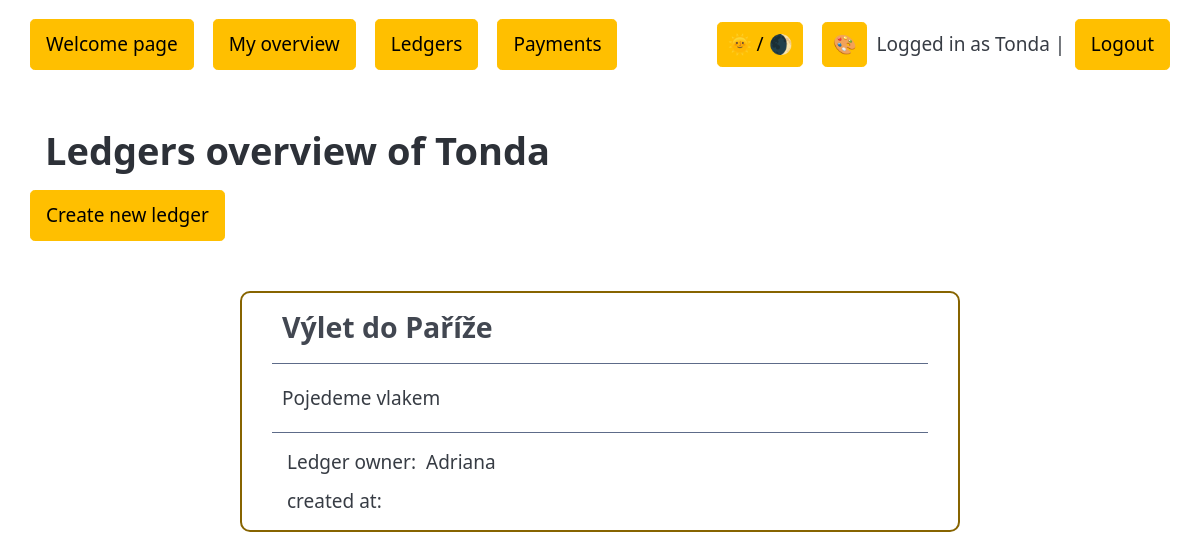
The page /list_of_ledgers/ (signed in) on the database as committed earlier.
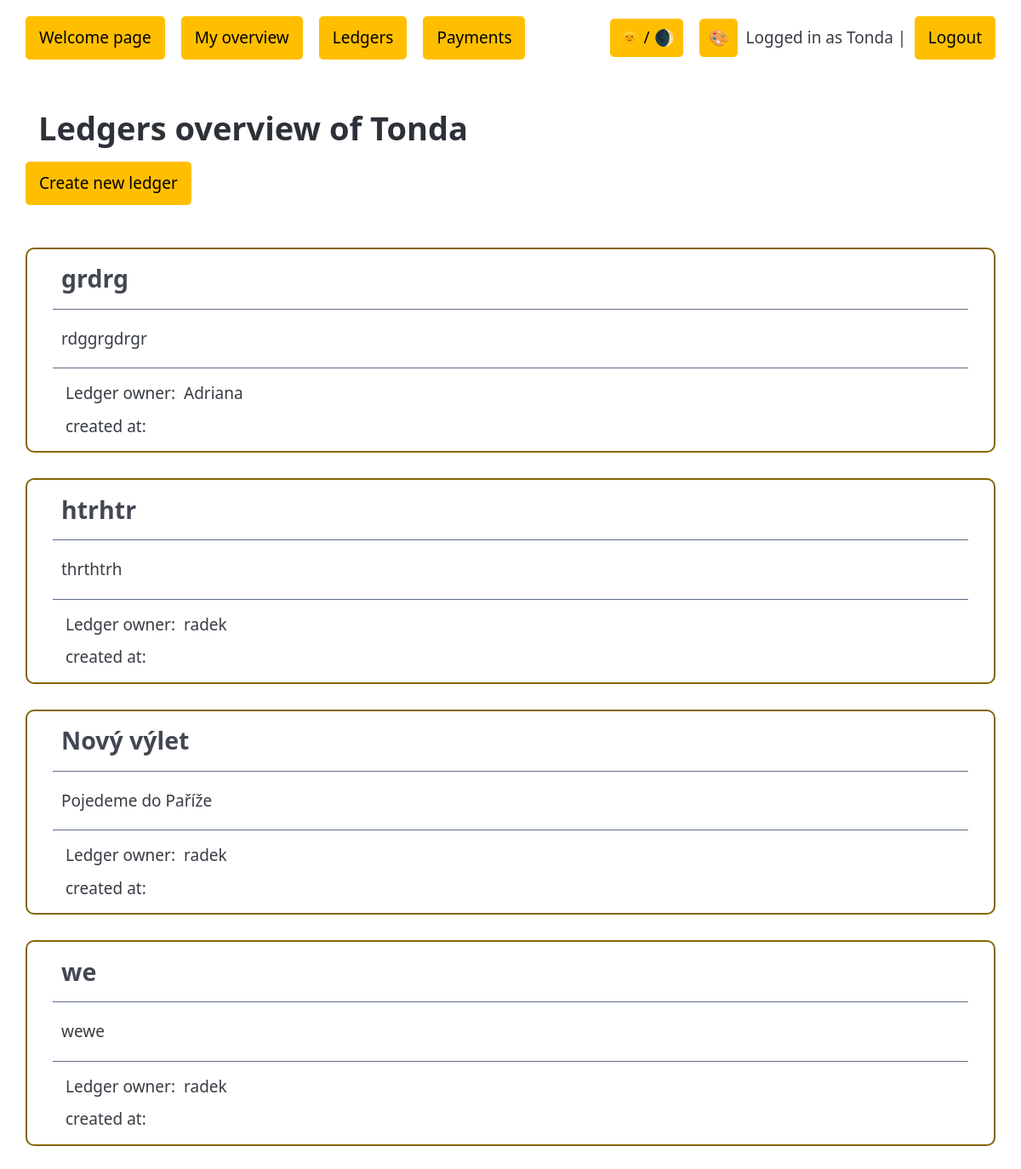
The same page on the database as committed later.
### main/models.py (models this page shows, shortened)
class AbstractBase(models.Model):
    name = models.CharField(max_length=100)
    slug = models.SlugField(max_length=100, blank=True)
    desc = models.CharField(max_length=2000, blank=True)
    class Meta:
        abstract = True

class Ledger(AbstractBase):
    user = models.ForeignKey(User, on_delete=models.PROTECT, verbose_name ="Ledger creator and owner")

### main/views.py (the view, shortened to what this page needs)
@login_required(login_url='/login')
def list_of_ledgers(request):
    ledgers = Ledger.objects.all()
    return render(request, 'main/list_of_ledgers.html', {'ledgers':ledgers})

### main/templates/main/list_of_ledgers.html (shortened to what this page needs)
{% extends 'base.html' %}
{% load static %}
{% block css_files %}
    <link rel='stylesheet' href='{% static 'main/styles/ledger.css' %}'>
{% endblock css_files %}
{% block page_title %} Ledgers overview of {{ user.username }}
{% endblock page_title %}
{% block content %}
    <form method='post' action='{% url 'ledger_add' %}'>
        <button type='submit' class='button-small'>Create new ledger</button>
    </form>
    <div class='card-container'>
        {% for ledger in ledgers %}
            <div class='card'>
                <div class='card-header'>
                    <div class='left-group'><h3> {{ ledger.name }}</h3></div>
                </div>
                <div class='divider'></div>
                <div class='card-body'>
                    <div class='card-desc'>
                        <p>{{ ledger.desc}}</p>
                    </div>
                </div>
                <div class='divider'></div>
                <div class='card-footer'>
                    <div class='left-group'>
                        <table>
                            <tr>
                                <td>Ledger owner:</td>
                                <td>{{ledger.user}}</td>
                            </tr>
                            <tr>
                                <td>created at:</td>
                                <td>{{ledger.created_at}}</td>
                            </tr>
                        </table>
                    </div>
                    </div>
                </div>
        {% empty %}
        <p>So far there is no ledger connected to your name, start by creating one.</p>
        {% endfor %}
    </div>
{% endblock content %}

Rows that differ between the two databases and show on the page:
removed Ledger: name "Výlet do Paříže", desc "Pojedeme vlakem", user "Adriana"
added Ledger: name "grdrg", desc "rdggrgdrgr", user "Adriana"
added Ledger: name "htrhtr", desc "thrthtrh", user "radek"
added Ledger: name "Nový výlet", desc "Pojedeme do Paříže", user "radek"
added Ledger: name "we", desc "wewe", user "radek"
